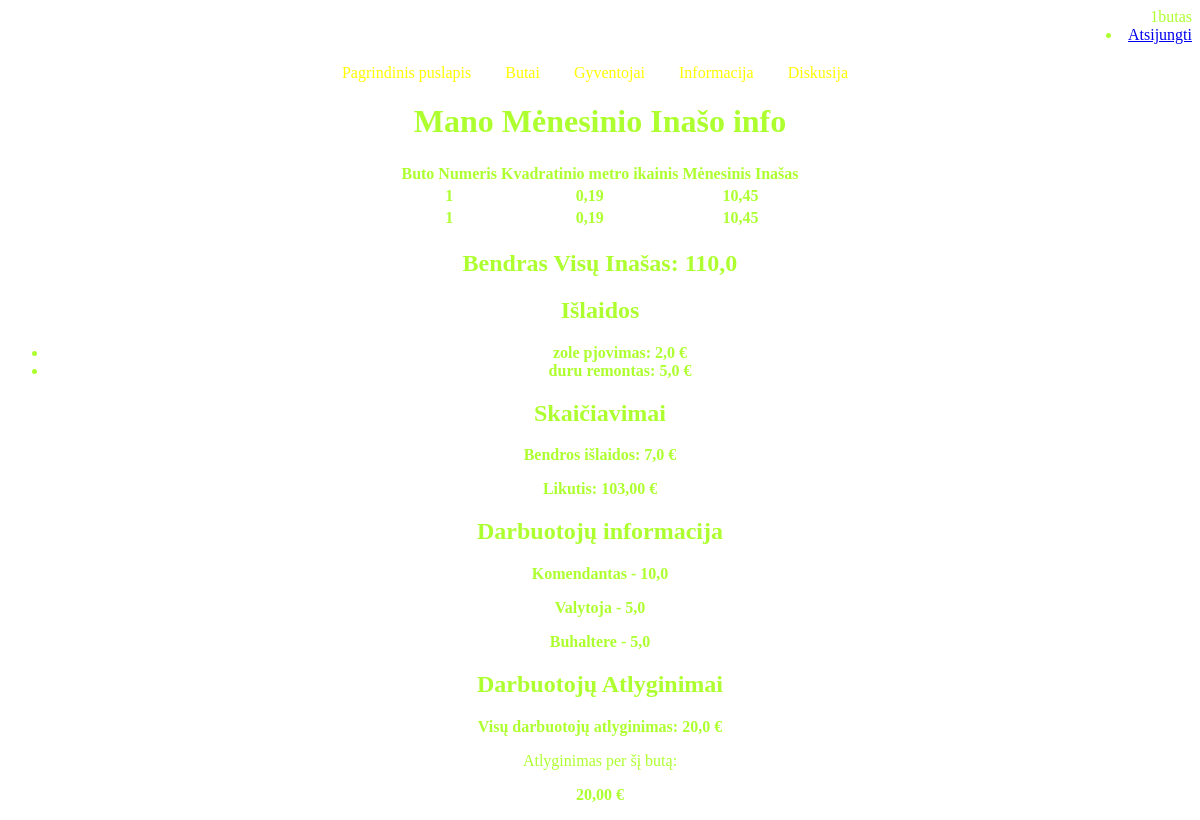
Page /administracija/ (signed in) on the committed database.
### gyventojas/models.py (models this page shows, shortened)
class Resident(AbstractUser):
    flat_nr = models.ForeignKey(Flat, on_delete=models.SET_NULL, null=True, blank=True, related_name='gyventojas')  # Laukas flat_nr, nurodantys ForeignKey į Flat modelį
    class Meta:
        verbose_name = 'Gyventojas'
        verbose_name_plural = 'Gyventojai'

class Flat(models.Model):
    flat_nr = models.CharField(max_length=10)  # Laukas flat_nr
    size_kv = models.FloatField(verbose_name="kv")  # Laukas size_kv
    owner = models.ForeignKey('Resident', on_delete=models.SET_NULL, null=True, blank=True, related_name='butai')  # Laukas owner, nurodantys, kad jis yra Resident modelio ForeignKey
    class Meta:
        verbose_name = 'Butas'
        verbose_name_plural = 'Butai'

### administracija/models.py (models this page shows, shortened)
class Kaupiamasis_Inasas(models.Model):
    flat_owner = models.ForeignKey(Flat, on_delete=models.SET_NULL, null=True, blank=True, related_name='kaupiamasis_inasas')
    payment_rate = models.FloatField(verbose_name="Mokėjimo koeficientas")
    class Meta:
        verbose_name = 'Kaupiamasis Inasas'
        verbose_name_plural = 'Kaupiamieji Inasai'
    def calculate_size(self):
        if self.flat_owner and self.flat_owner.size_kv:
            return self.flat_owner.size_kv * self.payment_rate
        return 0.0
    def calculate_monthly_inasas(self):
        return self.calculate_size()

class Expenses(models.Model):
    description = models.CharField(max_length=255, verbose_name="Islaidu aprasymas")
    repairs_cost = models.FloatField(verbose_name="Islaidu suma")
    date = models.DateField(auto_now_add=True)
    updated = models.DateTimeField(auto_now=True)
    month = models.CharField(max_length=7) #galimes atsekti kada buvo islaidos anksciau
    class Meta:
        verbose_name = 'Islaidos'
        verbose_name_plural = 'Islaidos'

class Staff(models.Model):
    duties = models.CharField(max_length=255)
    wage = models.FloatField()
    created_at = models.DateTimeField(auto_now_add=True)
    updated_at = models.DateTimeField(auto_now=True)
    class Meta:
        verbose_name = 'Darbuotojas'
        verbose_name_plural = 'Darbuotojai'

### administracija/views.py (the view)
# urls.py: path('', views.index, name='buto-inasas'),
def index(request):
    flats = Flat.objects.filter(owner=request.user)
    kaupiamasis_inasas_objects = Kaupiamasis_Inasas.objects.filter(flat_owner__owner=request.user)
    total_inasas = kaupiamasis_inasas_objects.aggregate(total_size=Sum('flat_owner__size_kv'))['total_size'] or 0
    expenses = Expenses.objects.all()
    total_expenses = expenses.aggregate(total=Sum('repairs_cost'))['total'] or 0
    balance = total_inasas - total_expenses
    staff = Staff.objects.all()
    total_wages = staff.aggregate(total_wages=Sum('wage'))['total_wages'] or 0
    number_of_flats = flats.count()
    if number_of_flats > 0:
        wage_per_flat = total_wages / number_of_flats
    else:
        wage_per_flat = 0
    context = {
        'kaupiamasis_inasas_objects': kaupiamasis_inasas_objects,
        'total_inasas': total_inasas,
        'expenses': expenses,
        'total_expenses': total_expenses,
        'balance': balance,
        'staff': staff,
        'wage_per_flat': wage_per_flat,
        'total_wages': total_wages,
    }
    return render(request, 'buto_inasas.html', context=context)

### administracija/templates/buto_inasas.html
{% extends "base.html" %}
{% block "content" %}
{% if user.is_authenticated %}
<h1>Mano Mėnesinio Inašo info</h1>
<table id="lentele">
    <thead>
        <tr>
            <th>Buto Numeris</th>
            <th>Kvadratinio metro ikainis</th>
            <th>Mėnesinis Inašas</th>
        </tr>
    </thead>
    <tbody>
        {% for kaupiamasis_inasas in kaupiamasis_inasas_objects %}
            <tr>
                <td><b>{{ kaupiamasis_inasas.flat_owner.flat_nr }}</b></td>
                <td><b>{{ kaupiamasis_inasas.payment_rate }}</b></td>
                <td><b>{{ kaupiamasis_inasas.calculate_monthly_inasas }}</b></td>
            </tr>
        {% endfor %}
    </tbody>
</table>
<h2>Bendras Visų Inašas: {{ total_inasas }}</h2>
<h2>Išlaidos</h2>
<ul>
    {% for expense in expenses %}
    <li><b>{{ expense.description }}: {{ expense.repairs_cost }} €</b></li>
    {% endfor %}
</ul>
<h2>Skaičiavimai</h2>
<p><b>Bendros išlaidos: {{ total_expenses }} €</b></p>
<p><b>Likutis: {{ balance|floatformat:2 }} €</b></p>
<h2>Darbuotojų informacija</h2>
{% for employee in staff %}
    <p><b>{{ employee.duties }} - {{ employee.wage }}</b></p>
{% endfor %}
<h2>Darbuotojų Atlyginimai</h2>
<p><b>Visų darbuotojų atlyginimas: {{ total_wages }} €</b></p>
                <p>Atlyginimas per šį butą:</p>
                <p><b>{{ wage_per_flat|floatformat:2 }} €</b></p>
{% else %}
<p>Prašome prisijungti, kad galėtumėte peržiūrėti šį turinį.</p>
{% endif %}
{% endblock %}

### templates/base.html (shortened to what this page needs)
<!DOCTYPE html>
<html lang="en">
<head>
    {% load static %}
    <link rel="stylesheet" type="text/css" href="{% static 'css/style.css' %}">
</head>
<body class="bodis">
    <div class="container-fluid">
        <div class="row">
           {% if user.is_authenticated %}
            {{ user.get_username }}
             <li class="nav-item"><a class="nav-link" href="{% url 'logout'%}?next=/">Atsijungti</a></li>
               {% else %}
            <li class="nav-item"><a class="nav-link" href="{% url 'login'%}?next={{request.path}}">Prisijungti</a></li>
          {% endif %}
                <div class="col-sm-2">
                    {% block sidebar %}
                    <div id="sidebar">
                            <ul class="sidebar-nav">
                                <li><a href="{% url 'index' %}">Pagrindinis puslapis</a></li>
                                <li><a href="{% url 'butas' %}">Butai</a></li>
                                <li><a href="{% url 'gyventojas_list' %}">Gyventojai</a></li>
                                <li><a href="{% url 'buto-inasas' %}">Informacija</a></li>
                                <li><a href="{% url 'visos_diskusijos' %}">Diskusija</a></li>
                            </ul>
                        </div>
                    {% endblock %}
                </div>
            {% block "content" %}
                    {% endblock %}
        </div>
    </div>
</body>
</html>

### gyventojas/static/css/style.css (style rules this page uses)
.bodis { background-image: url('/static/img/fonas2.jpg'); background-size: cover; background-repeat: no-repeat; color: GreenYellow; }
.sidebar-nav { margin-top: 20px; padding: 0; list-style: none; text-align: center; }
.sidebar-nav li { display: inline-block; margin-right: 10px; }
.sidebar-nav a { text-decoration: none; padding: 5px 10px; color: green; border-radius: 5px; }
.sidebar-nav a { text-decoration: none; padding: 5px 10px; color: Yellow; border-radius: 5px; transition: transform 0.2s; }
h1, h2, p, ul { text-align: center; }
#lentele { margin:0 auto; text-align: center; }
.row { text-align: right; }

### rows in the picture
Resident: get_username "1butas"
Kaupiamasis_Inasas: flat_owner.flat_nr "1", payment_rate "0,19", calculate_monthly_inasas "10,45"
Kaupiamasis_Inasas: flat_owner.flat_nr "1", payment_rate "0,19", calculate_monthly_inasas "10,45"
Expenses: description "zole pjovimas", repairs_cost "2,0"
Expenses: description "duru remontas", repairs_cost "5,0"
Staff: duties "Komendantas", wage "10,0"
Staff: duties "Valytoja", wage "5,0"
Staff: duties "Buhaltere", wage "5,0"

### other values in the picture
{{ total_inasas }} "110,0"
{{ total_expenses }} "7,0"
{{ balance|floatformat:2 }} "103,00"
{{ total_wages }} "20,0"
{{ wage_per_flat|floatformat:2 }} "20,00"
